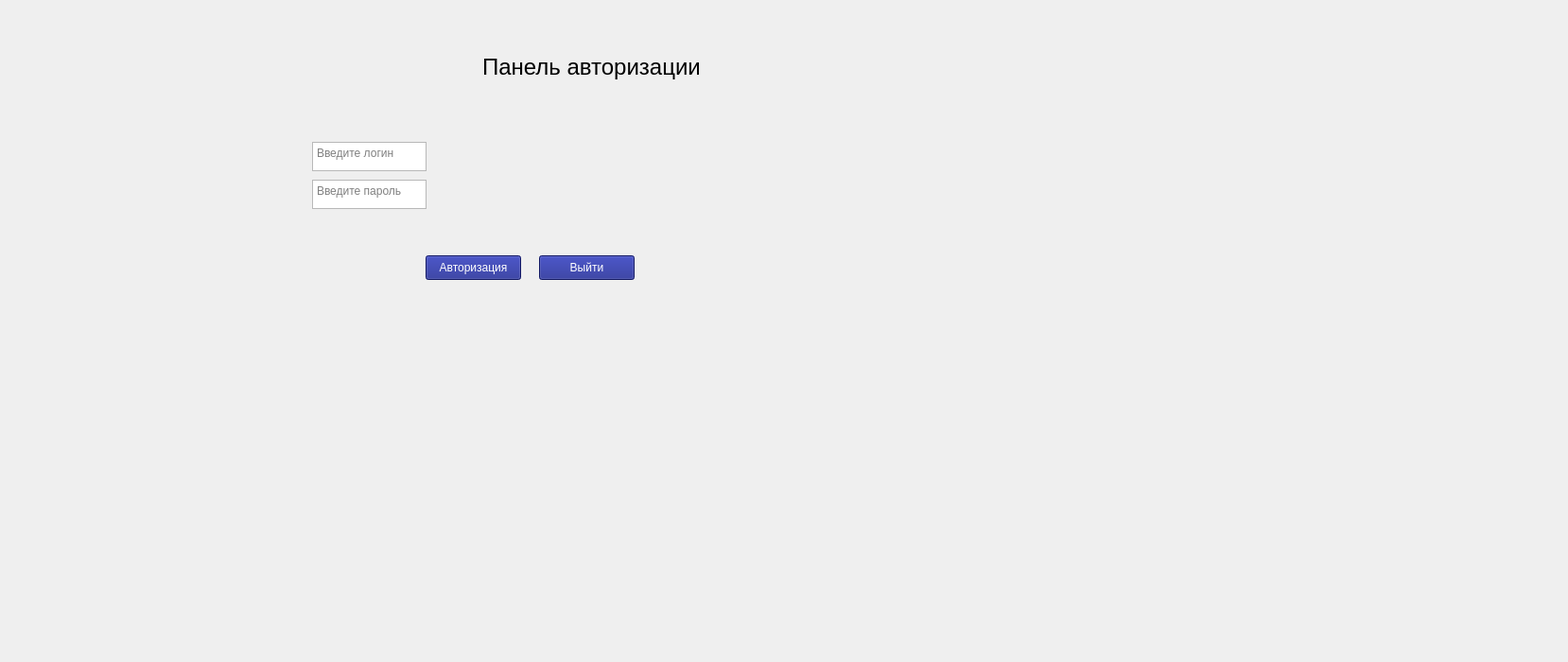
<?xml version="1.0" encoding="UTF-8"?>
<ui version="4.0">
 <class>Widget</class>
 <widget class="QWidget" name="adminWindow">
  <property name="geometry">
   <rect>
    <x>0</x>
    <y>0</y>
    <width>1658</width>
    <height>700</height>
   </rect>
  </property>
  <property name="windowTitle">
   <string>Widget</string>
  </property>
  <widget class="QPushButton" name="pushButton">
   <property name="geometry">
    <rect>
     <x>450</x>
     <y>270</y>
     <width>101</width>
     <height>26</height>
    </rect>
   </property>
   <property name="styleSheet">
    <string notr="true">color: rgb(255, 255, 255);
background-color: rgb(24, 32, 139);</string>
   </property>
   <property name="text">
    <string>Авторизация</string>
   </property>
  </widget>
  <widget class="QTextEdit" name="textEdit">
   <property name="geometry">
    <rect>
     <x>330</x>
     <y>190</y>
     <width>121</width>
     <height>31</height>
    </rect>
   </property>
   <property name="placeholderText">
    <string>Введите пароль</string>
   </property>
  </widget>
  <widget class="QTextEdit" name="textEdit_2">
   <property name="geometry">
    <rect>
     <x>330</x>
     <y>150</y>
     <width>121</width>
     <height>31</height>
    </rect>
   </property>
   <property name="placeholderText">
    <string>Введите логин</string>
   </property>
  </widget>
  <widget class="QLabel" name="label">
   <property name="geometry">
    <rect>
     <x>510</x>
     <y>50</y>
     <width>261</width>
     <height>41</height>
    </rect>
   </property>
   <property name="font">
    <font>
     <pointsize>18</pointsize>
    </font>
   </property>
   <property name="text">
    <string>Панель авторизации</string>
   </property>
  </widget>
  <widget class="QPushButton" name="pushButton_2">
   <property name="geometry">
    <rect>
     <x>570</x>
     <y>270</y>
     <width>101</width>
     <height>26</height>
    </rect>
   </property>
   <property name="styleSheet">
    <string notr="true">color: rgb(255, 255, 255);
background-color: rgb(24, 32, 139);</string>
   </property>
   <property name="text">
    <string>Выйти</string>
   </property>
  </widget>
 </widget>
 <resources/>
 <connections/>
</ui>
